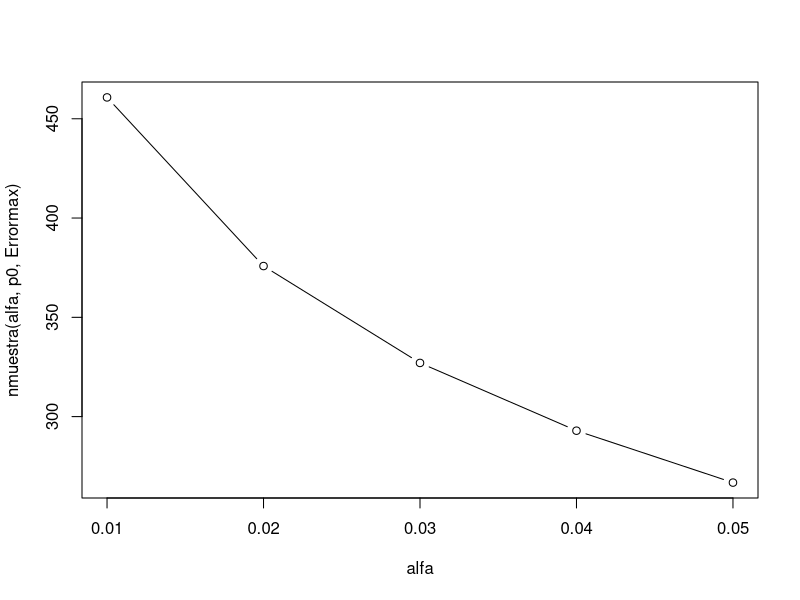

Recreate this plot in R.
#-----------------------------------------------------------------------
# MDS - Metodos de Estimacion y Contraste
# Practica 11
# Intervalos de confianza para un proporciones
#-----------------------------------------------------------------------

#-----------------------------------------------------------------------
# Intervalo de confianza para una proporcion
#-----------------------------------------------------------------------

prop.test(270,600)  
prop.test(270,600,conf.level=0.95)  #aqui prop.test contrasta que la hipotesis nula tiene un p igual a 0.5 y la hipotesis alternativa que es distinto de 0.5
#aqui ya vemos que hay que rechazar la hipotesis nula xq es distinto de 0.5
prop.test(270,600,conf.level=0.99)


#-----------------------------------------------------------------------
# Contraste de hipotesis H0: p=0.5 frente a distinto
#-----------------------------------------------------------------------
prop.test(270, 600, p = 0.5,
          alternative = c("two.sided"),
          conf.level = 0.95)

#-----------------------------------------------------------------------
# Intervalo de confianza para la proporcion duplicando el tamano muestral
#-----------------------------------------------------------------------
prop.test(2*270,2*600,conf.level=0.95)

#-----------------------------------------------------------------------
# Intervalo de confianza para la diferencia de proporciones
#-----------------------------------------------------------------------
x2<-c(270,94); n2<-c(600,220)  #aca debo agregar un vector de los que estan a favor y de los otros. Aqui se contrasta es la igualdad de proporciones
prop.test(x2,n2,conf.level=0.95) #contrasta que la proporcion de la primera muestra menos la segunda es igual a 0 y la hipotesis alternativa que la diferencia de proporciones es distinta de cero
#No se rechaza xq no es menor al 5%

#-----------------------------------------------------------------------
# Determinacion del tamano muestral
#-----------------------------------------------------------------------

nmuestra<-function(alfa,p0,Errormax){qnorm(1-alfa/2)^2*p0*(1-p0)/Errormax^2}  #alfa es el error de los intervalor, p0 es el error inicial (estimacion inicial de la proporcion) si no sabemos es 0.5, Errormax es el 6%.(maxima diferencia aceptada entre lo real y lo que vamos a obtener)
alfa<-0.05; p0<-1/2; Errormax<-0.06
nmuestra(alfa,p0,Errormax)
#habria qyue hacer 266 encuestras
#-----------------------------------------------------------------------
# Determinacion del tamano muestral para diferentes valores de alfa
#-----------------------------------------------------------------------
alfa<-1:5/100; p0<-1/2; Errormax<-0.06
nmuestra(alfa,p0,Errormax)
plot(alfa,nmuestra(alfa,p0,Errormax),type="b")


#-----------------------------------------------------------------------
# Intervalo para la diferencia
#-----------------------------------------------------------------------
prop.test(c(270,310),c(600,600),conf.level=0.95)
